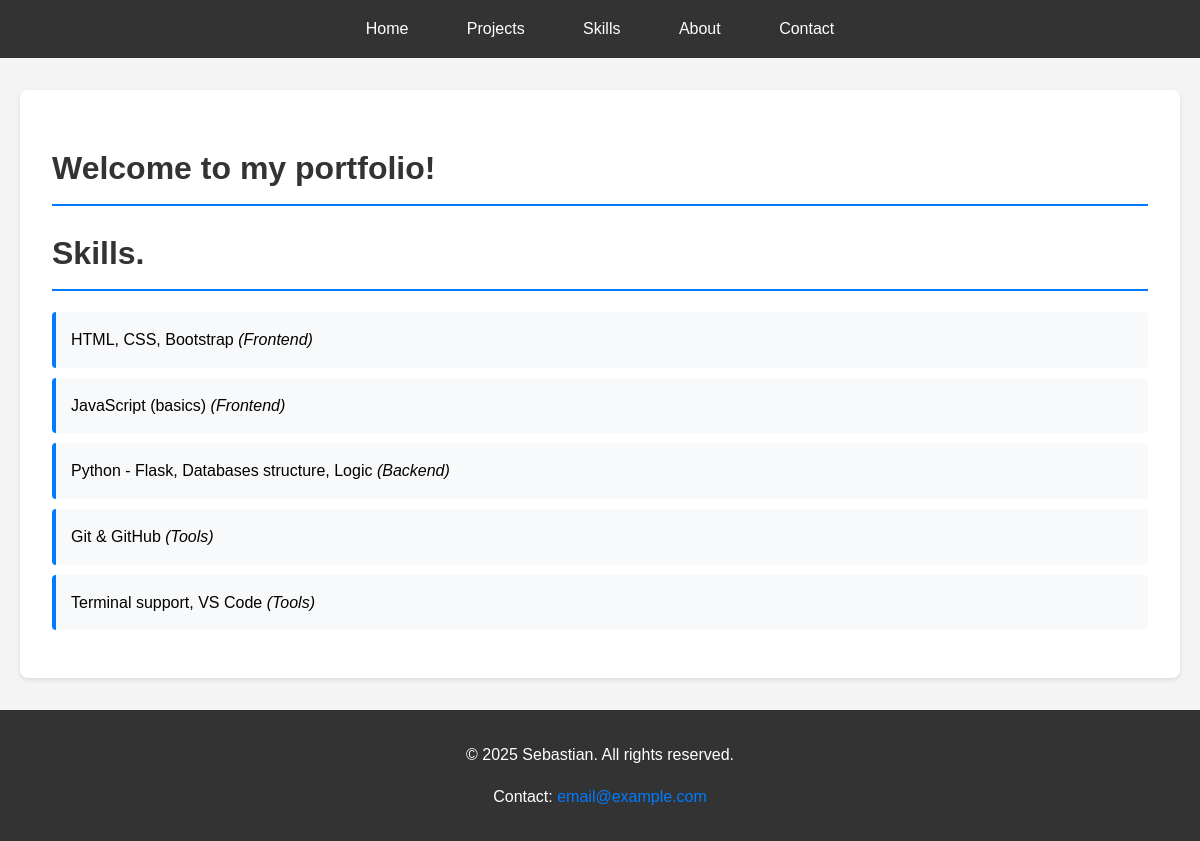
/skills, run on the app's committed database.
### app.py (models this page shows, shortened)
class Skill(db.Model):
    id = db.Column(db.Integer, primary_key=True)
    name = db.Column(db.String(100), nullable=False)
    category = db.Column(db.String(50))

### app.py (the view)
@app.route('/skills')
def skills():
    skills = Skill.query.all()
    return render_template('skills.html', skills=skills)

### templates/skills.html (shortened to what this page needs)
{% extends "base.html" %}
{% block content %}
<h1>Welcome to my portfolio!</h1>
<h1>Skills.</h1>
{% if skills %}
    <ul>
        {% for skill in skills %}
        <li>
            {{ skill.name }}
            {% if skill.category %}
                <em>({{ skill.category }})</em>
            {% endif %}
        </li>
        {% endfor %}
    </ul>
{% else %}
    <p>No skills found. Please check database connection.</p>
{% endif %}
{% endblock %}

### templates/base.html (shortened to what this page needs)
<!DOCTYPE html>
<html lang="en">
<head>
    <link rel="stylesheet" href="{{ url_for('static', filename='css/style.css') }}">
</head>
<body>
    <header>
        <nav>
            <a href="/">Home</a>
            <a href="/projects">Projects</a>
            <a href="/skills">Skills</a>
            <a href="/about">About</a>
            <a href="/contact">Contact</a>
        </nav>
    </header>
    <main>
        <div class="section-content">
        {% block content %}{% endblock %}
        </div>
    </main>
    <footer>
  <p>&copy; 2025 Sebastian. All rights reserved.</p>
  <p>Contact: <a href="mailto:email@example.com">email@example.com</a></p>
</footer>
</body>
</html>

### static/css/style.css (style rules this page uses)
body { font-family: Arial, sans-serif; margin: 0; padding: 0; line-height: 1.6; background-color: #f4f4f4; }
header { background-color: #333; color: white; padding: 1rem 0; text-align: center; }
nav a { color: white; text-decoration: none; margin: 0 15px; padding: 8px 12px; border-radius: 4px; transition: background-color 0.3s; }
main { max-width: 1200px; margin: 2rem auto; padding: 0 20px; }
.section-content { background-color: white; padding: 2rem; border-radius: 8px; box-shadow: 0 2px 5px rgba(0,0,0,0.1); }
h1 { color: #333; border-bottom: 2px solid #007bff; padding-bottom: 10px; }
ul { list-style-type: none; padding: 0; }
li { background-color: #f8f9fa; margin: 10px 0; padding: 15px; border-left: 4px solid #007bff; border-radius: 4px; }
footer { background-color: #333; color: white; text-align: center; padding: 1rem 0; margin-top: 2rem; }
footer a { color: #007bff; text-decoration: none; }

### data on the page
Skill: name "HTML, CSS, Bootstrap", category "Frontend"
Skill: name "JavaScript (basics)", category "Frontend"
Skill: name "Python - Flask, Databases structure, Logic", category "Backend"
Skill: name "Git & GitHub", category "Tools"
Skill: name "Terminal support, VS Code", category "Tools"
